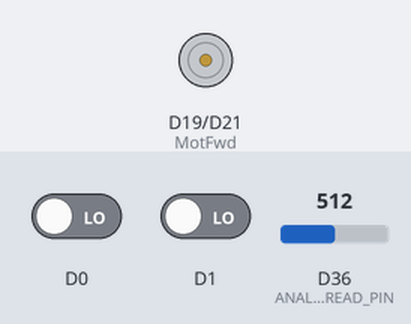
The sketch below on a simulated Arduino Due. On the bench: motor-driver pin pairs drawn as motors (green arrow = first pin HIGH = forward, orange = second pin HIGH = backward, longer = more drive). Inputs (shaded band) come from the test bench; at power-on: D36 (ANALOG_READ_PIN) = 512, D0 LOW, D1 LOW (analog values on the 0–1023 scale). What the sketch prints to the serial monitor is not drawn.

Above: at 1.8 s.
1.9 s: D36 (ANALOG_READ_PIN) set to 733
5.4 s: D36 (ANALOG_READ_PIN) set to 757
At 8.0 s:
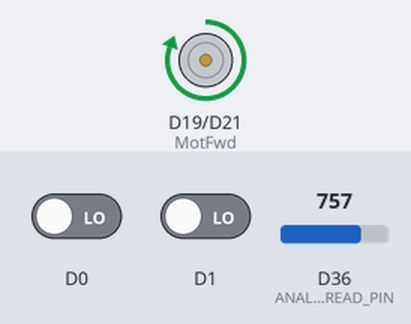
11.7 s: D36 (ANALOG_READ_PIN) set to 318
15.4 s: D36 (ANALOG_READ_PIN) set to 291
At 18.4 s:
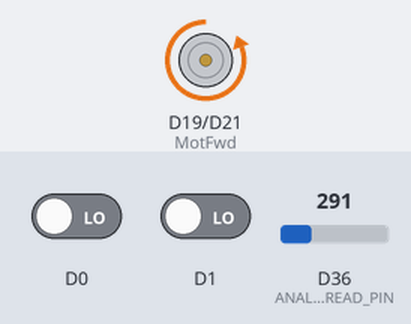
Timing chart, 0 to 22.0 s (numbered marks = the images above; inputs shaded):
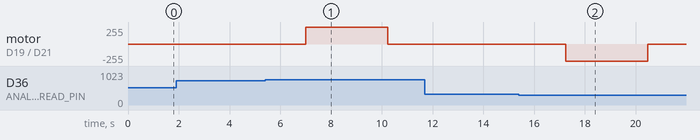

Measured:
- the behaviour switches between 750 and 751 on D36 (ANALOG_READ_PIN) (found by bisection; images 0 and 1)
- the behaviour switches between 300 and 299 on D36 (ANALOG_READ_PIN) (found by bisection; images 1 and 2)
- after the input at 5.4 s, motor on D19 (MotFwd) / D21 (MotRev): stopped → forward 255/255 after 1.6 s, → stopped 3.2 s later
- after the input at 15.4 s, motor on D19 (MotFwd) / D21 (MotRev): stopped → backward 255/255 after 1.8 s, → stopped 3.2 s later

The sketch:

Motor-LDR_integrated.ino
```cpp
#define MotFwd  19  // Motor Forward pin
#define MotRev  21 // Motor Reverse pin

int sensorVal;
const int ANALOG_READ_PIN = 36;
const int RESOLUTION = 12;
int encoderPin1 = 27; //Encoder Output 'A' must connected with intreput pin of arduino.
int encoderPin2 = 15; //Encoder Otput 'B' must connected with intreput pin of arduino.
volatile int lastEncoded = 0; // Here updated value of encoder store.
volatile long encoderValue = 0; // Raw encoder value

void setup() {
pinMode(MotFwd, OUTPUT);
pinMode(MotRev, OUTPUT);
Serial.begin(9600); //initialize serial comunication
 pinMode(encoderPin1, INPUT_PULLUP);
pinMode(encoderPin2, INPUT_PULLUP);
digitalWrite(encoderPin1, HIGH); //turn pullup resistor on
digitalWrite(encoderPin2, HIGH); //turn pullup resistor on
//call updateEncoder() when any high/low changed seen
//on interrupt 0 (pin 2), or interrupt 1 (pin 3)
attachInterrupt(0, updateEncoder, CHANGE);
attachInterrupt(1, updateEncoder, CHANGE);
}

int LDR = analogRead(ANALOG_READ_PIN);
//The analogReadResolution( ) will return the integer values between 0 and 4095 from the analogRead( ) function.
bool doneHighLightStuff = false;
int temp=0; // variable to operate the motor once when it triggers LDR threshold

void loop() {
analogReadResolution(RESOLUTION);
Serial.println(LDR);
delay(1000);
LDR = analogRead(36);
if (LDR > 3000 && temp== 0) {
 //doHighLightStuff();
 Serial.println(" - open the curtain, clockwise motor) "); //when temp is 0, we open the curtain, and set it to temp = 1
 temp = 1;
for (int i = 0; i <= 3000; i++){
digitalWrite(MotFwd, HIGH);
digitalWrite(MotRev, LOW);
Serial.print("Forward  ");
Serial.println(encoderValue);
}
}
else if (LDR > 3000 && temp== 1){
digitalWrite(MotFwd, LOW);
digitalWrite(MotRev, LOW);
Serial.print("STOP");
}
delay(1000);

if (LDR < 1200 && temp ==1) {//when temp is 1, we close the curtain, and set it to temp = 1
 Serial.println(" - close the curtain, counter clockwise motor");
 temp = 0; //after checking temp ==1 from the if statement, we now allocate 0 to temp.
for (int i = 0; i <= 3000; i++){
digitalWrite(MotFwd, LOW);
digitalWrite(MotRev, HIGH);
Serial.print("Reverse  ");
Serial.println(encoderValue);
}
}
else if (LDR < 1200 && temp== 0){
digitalWrite(MotFwd, LOW);
digitalWrite(MotRev, LOW);
Serial.print("STOP");
}
delay(1000);
}

void updateEncoder(){
int MSB = digitalRead(encoderPin1); //MSB = most significant bit
int LSB = digitalRead(encoderPin2); //LSB = least significant bit
int encoded = (MSB << 1) |LSB; //converting the 2 pin value to single number
int sum  = (lastEncoded << 2) | encoded; //adding it to the previous encoded value
if(sum == 0b1101 || sum == 0b0100 || sum == 0b0010 || sum == 0b1011) encoderValue --;
if(sum == 0b1110 || sum == 0b0111 || sum == 0b0001 || sum == 0b1000) encoderValue ++;
lastEncoded = encoded; //store this value for next time
}
```
